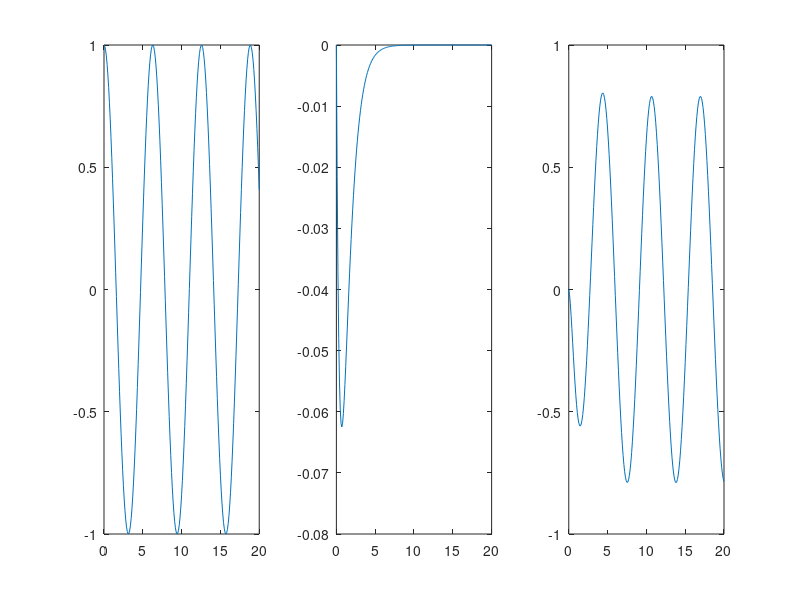

MATLAB code to generate this figure:
t=0:0.1:20;
u=ones(size(t));
x=cos(t).*u;
h=0.25*(exp(-2*t)-exp(-1*t)).*u;
y=zeros(2*size(t));
X=[x,zeros(size(t))];
H=[h,zeros(size(t))];
for i=1:401
    for j=1:201
        if(i-j+1>0)
            y(i)=y(i)+X(j).*H(i-j+1);
        else
        end
    end
end
subplot(1,3,1);
plot(t,x);
subplot(1,3,2);
plot(t,h);
subplot(1,3,3);
plot(t,y(1:201));